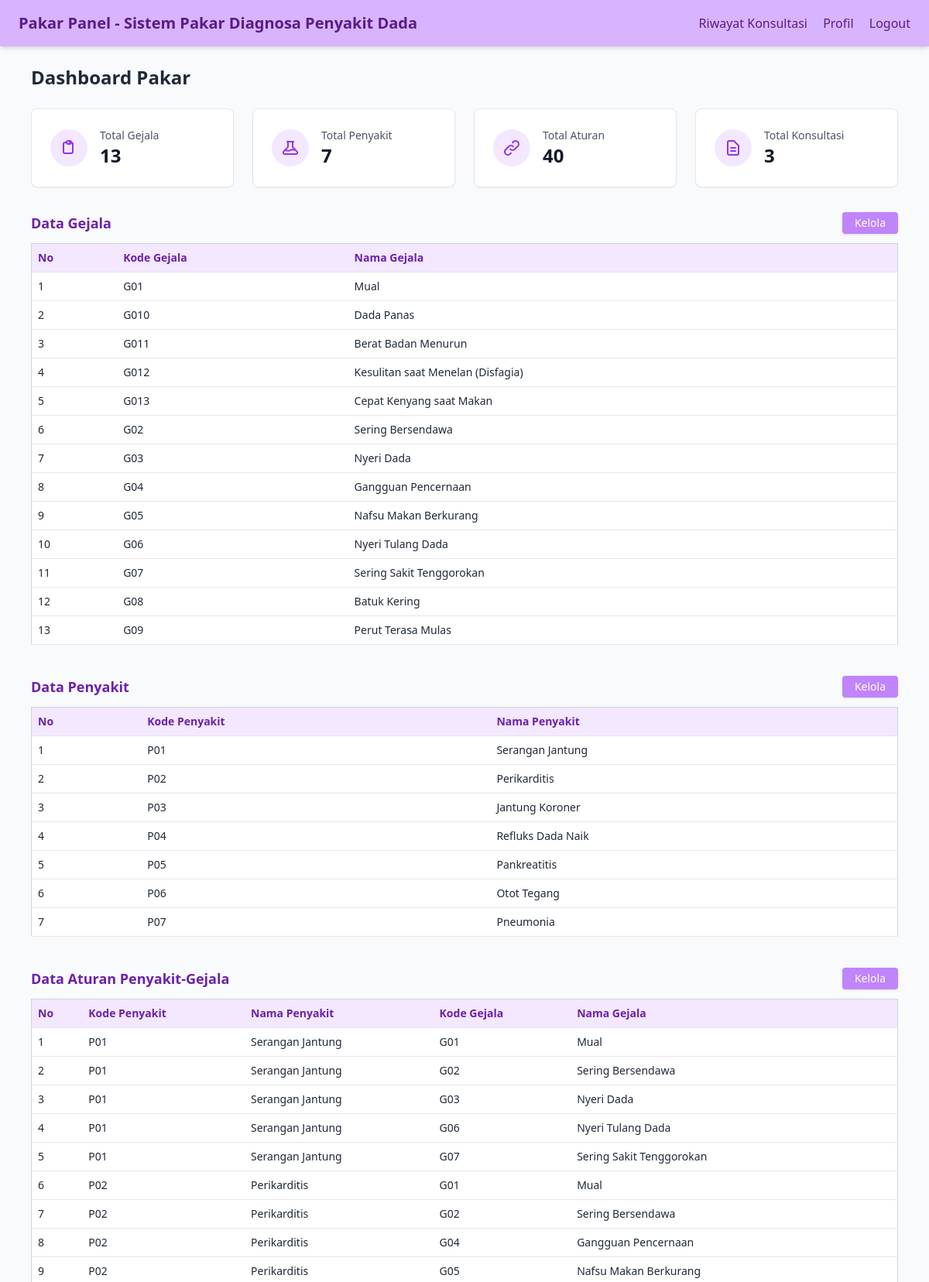
The page /Pakar/dashboard_pakar.php (signed in, upper part) on the database its author committed.
### tables this page shows
CREATE TABLE `gejala` (
  `kode_gejala` varchar(10) NOT NULL,
  `nama_gejala` varchar(255) NOT NULL
);

CREATE TABLE `penyakit` (
  `kode_penyakit` varchar(10) NOT NULL,
  `nama_penyakit` varchar(100) NOT NULL,
  `deskripsi` text,
  `solusi` text
);

CREATE TABLE `penyakit_gejala` (
  `id` int NOT NULL,
  `kode_penyakit` varchar(10) DEFAULT NULL,
  `kode_gejala` varchar(10) DEFAULT NULL
);

### Pakar/dashboard_pakar.php (the view, shortened to what this page needs)
<?php
    include '../Auth/connect.php';
    $gejala = [];
    $resultGejala = $conn->query("SELECT * FROM gejala ORDER BY kode_gejala ASC");
    while ($row = $resultGejala->fetch_assoc()) {
        $gejala[] = $row;
    }
    $penyakit = [];
    $resultPenyakit = $conn->query("SELECT * FROM penyakit ORDER BY kode_penyakit ASC");
    while ($row = $resultPenyakit->fetch_assoc()) {
        $penyakit[] = $row;
    }
    $penyakitGejala = [];
    $resultPenyakitGejala = $conn->query("
        SELECT
            pg.id,
            pg.kode_penyakit,
            pg.kode_gejala,
            p.nama_penyakit,
            g.nama_gejala
        FROM penyakit_gejala pg
        LEFT JOIN penyakit p ON pg.kode_penyakit = p.kode_penyakit
        LEFT JOIN gejala g ON pg.kode_gejala = g.kode_gejala
        ORDER BY pg.kode_penyakit ASC, pg.kode_gejala ASC
    ");
    while ($row = $resultPenyakitGejala->fetch_assoc()) {
        $penyakitGejala[] = $row;
    }
    $totalGejala = count($gejala);
    $totalPenyakit = count($penyakit);
    $totalAturan = count($penyakitGejala);
    $totalKonsultasi = 0;
    $resultKonsultasi = $conn->query("SELECT COUNT(*) as total FROM riwayat_konsultasi");
    if ($resultKonsultasi) {
        $row = $resultKonsultasi->fetch_assoc();
        $totalKonsultasi = $row['total'];
    }
?>
<!DOCTYPE html>
<html lang="id">
    <head>
        <script src="https://cdn.tailwindcss.com"></script>
    </head>
    <body class="bg-gray-50 text-gray-800">
        <nav class="flex items-center justify-between bg-purple-300 text-purple-900 px-6 py-4 shadow-md">
            <h2 class="text-xl font-bold">Pakar Panel - Sistem Pakar Diagnosa Penyakit Dada</h2>
            <div class="space-x-4">
                <a href="riwayat_konsultasi.php" class="hover:underline font-medium">Riwayat Konsultasi</a>
                <a href="profil.php" class="hover:underline font-medium">Profil</a>
                <a href="../Auth/logout.php" class="hover:underline font-medium">Logout</a>
            </div>
        </nav>
        <div class="max-w-6xl mx-auto px-4 py-6">
            <h1 class="text-2xl font-semibold mb-6">Dashboard Pakar</h1>
            <div class="grid grid-cols-1 md:grid-cols-4 gap-6 mb-8">
                <div class="bg-white p-6 rounded-lg shadow-sm border border-gray-200">
                    <div class="flex items-center">
                        <div class="bg-purple-100 p-3 rounded-full">
                            <svg class="w-6 h-6 text-purple-600" fill="none" stroke="currentColor" viewBox="0 0 24 24">
                                <path stroke-linecap="round" stroke-linejoin="round" stroke-width="2" d="M9 5H7a2 2 0 00-2 2v10a2 2 0 002 2h8a2 2 0 002-2V7a2 2 0 00-2-2h-2M9 5a2 2 0 002 2h2a2 2 0 002-2M9 5a2 2 0 012-2h2a2 2 0 012 2"></path>
                            </svg>
                        </div>
                        <div class="ml-4">
                            <p class="text-sm font-medium text-gray-600">Total Gejala</p>
                            <p class="text-2xl font-semibold text-gray-900"><?= $totalGejala ?></p>
                        </div>
                    </div>
                </div>
                <div class="bg-white p-6 rounded-lg shadow-sm border border-gray-200">
                    <div class="flex items-center">
                        <div class="bg-purple-100 p-3 rounded-full">
                        </div>
                        <div class="ml-4">
                            <p class="text-sm font-medium text-gray-600">Total Penyakit</p>
                            <p class="text-2xl font-semibold text-gray-900"><?= $totalPenyakit ?></p>
                        </div>
                    </div>
                </div>
                <div class="bg-white p-6 rounded-lg shadow-sm border border-gray-200">
                    <div class="flex items-center">
                        <div class="bg-purple-100 p-3 rounded-full">
                            <svg class="w-6 h-6 text-purple-600" fill="none" stroke="currentColor" viewBox="0 0 24 24">
                                <path stroke-linecap="round" stroke-linejoin="round" stroke-width="2" d="M13.828 10.172a4 4 0 00-5.656 0l-4 4a4 4 0 105.656 5.656l1.102-1.101m-.758-4.899a4 4 0 005.656 0l4-4a4 4 0 00-5.656-5.656l-1.1 1.1"></path>
                            </svg>
                        </div>
                        <div class="ml-4">
                            <p class="text-sm font-medium text-gray-600">Total Aturan</p>
                            <p class="text-2xl font-semibold text-gray-900"><?= $totalAturan ?></p>
                        </div>
                    </div>
                </div>
                <div class="bg-white p-6 rounded-lg shadow-sm border border-gray-200">
                    <div class="flex items-center">
                        <div class="bg-purple-100 p-3 rounded-full">
                            <svg class="w-6 h-6 text-purple-600" fill="none" stroke="currentColor" viewBox="0 0 24 24">
                                <path stroke-linecap="round" stroke-linejoin="round" stroke-width="2" d="M9 12h6m-6 4h6m2 5H7a2 2 0 01-2-2V5a2 2 0 012-2h5.586a1 1 0 01.707.293l5.414 5.414a1 1 0 01.293.707V19a2 2 0 01-2 2z"></path>
                            </svg>
                        </div>
                        <div class="ml-4">
                            <p class="text-sm font-medium text-gray-600">Total Konsultasi</p>
                            <p class="text-2xl font-semibold text-gray-900"><?= $totalKonsultasi ?></p>
                        </div>
                    </div>
                </div>
            </div>
            <?php
            function render_section($title, $data, $headers, $link, $columns) {
                echo '
                <div class="mb-10">
                    <div class="flex items-center justify-between mb-3">
                        <h2 class="text-lg font-bold text-purple-800">' . $title . '</h2>
                        <a href="' . $link . '" class="bg-purple-400 hover:bg-purple-500 text-white px-4 py-1 rounded shadow text-sm">Kelola</a>
                    </div>
                    <div class="overflow-x-auto">
                        <table class="min-w-full bg-white border border-gray-300 shadow-sm rounded">
                            <thead class="bg-purple-100 text-purple-800">
                                <tr>';
                foreach ($headers as $head) {
                    echo '<th class="p-2 border-b text-left text-sm">' . $head . '</th>';
                }
                echo '</tr></thead><tbody>';
                foreach ($data as $i => $row) {
                    echo '<tr class="hover:bg-purple-50">';
                    echo '<td class="p-2 border-b text-sm">' . ($i + 1) . '</td>';
                    foreach ($columns as $col) {
                        echo '<td class="p-2 border-b text-sm">' . htmlspecialchars($row[$col]) . '</td>';
                    }
                    echo '</tr>';
                }
                echo '</tbody></table></div></div>';
            }
            function render_penyakit_gejala_section($title, $data, $headers, $link) {
                echo '
                <div class="mb-10">
                    <div class="flex items-center justify-between mb-3">
                        <h2 class="text-lg font-bold text-purple-800">' . $title . '</h2>
                        <a href="' . $link . '" class="bg-purple-400 hover:bg-purple-500 text-white px-4 py-1 rounded shadow text-sm">Kelola</a>
                    </div>
                    <div class="overflow-x-auto">
                        <table class="min-w-full bg-white border border-gray-300 shadow-sm rounded">
                            <thead class="bg-purple-100 text-purple-800">
                                <tr>';
                foreach ($headers as $head) {
                    echo '<th class="p-2 border-b text-left text-sm">' . $head . '</th>';
                }
                echo '</tr></thead><tbody>';
                foreach ($data as $i => $row) {
                    echo '<tr class="hover:bg-purple-50">';
                    echo '<td class="p-2 border-b text-sm">' . ($i + 1) . '</td>';
                    echo '<td class="p-2 border-b text-sm">' . htmlspecialchars($row['kode_penyakit']) . '</td>';
                    echo '<td class="p-2 border-b text-sm">' . htmlspecialchars($row['nama_penyakit'] ?? '-') . '</td>';
                    echo '<td class="p-2 border-b text-sm">' . htmlspecialchars($row['kode_gejala']) . '</td>';
                    echo '<td class="p-2 border-b text-sm">' . htmlspecialchars($row['nama_gejala'] ?? '-') . '</td>';
                    echo '</tr>';
                }
                echo '</tbody></table></div></div>';
            }
            render_section('Data Gejala', $gejala, ['No', 'Kode Gejala', 'Nama Gejala'], 'gejala.php', ['kode_gejala', 'nama_gejala']);
            render_penyakit_gejala_section('Data Aturan Penyakit-Gejala', $penyakitGejala, ['No', 'Kode Penyakit', 'Nama Penyakit', 'Kode Gejala', 'Nama Gejala'], 'penyakit_gejala.php');
            ?>
        </div>
    </body>
</html>

### rows shown on the page
gejala: kode_gejala "G01", nama_gejala "Mual"
gejala: kode_gejala "G010", nama_gejala "Dada Panas"
gejala: kode_gejala "G011", nama_gejala "Berat Badan Menurun"
gejala: kode_gejala "G012", nama_gejala "Kesulitan saat Menelan (Disfagia)"
gejala: kode_gejala "G013", nama_gejala "Cepat Kenyang saat Makan"
gejala: kode_gejala "G02", nama_gejala "Sering Bersendawa"
gejala: kode_gejala "G03", nama_gejala "Nyeri Dada"
gejala: kode_gejala "G04", nama_gejala "Gangguan Pencernaan"
gejala: kode_gejala "G05", nama_gejala "Nafsu Makan Berkurang"
gejala: kode_gejala "G06", nama_gejala "Nyeri Tulang Dada"
gejala: kode_gejala "G07", nama_gejala "Sering Sakit Tenggorokan"
gejala: kode_gejala "G08", nama_gejala "Batuk Kering"
gejala: kode_gejala "G09", nama_gejala "Perut Terasa Mulas"
penyakit: kode_penyakit "P01", nama_penyakit "Serangan Jantung"
penyakit: kode_penyakit "P02", nama_penyakit "Perikarditis"
penyakit: kode_penyakit "P03", nama_penyakit "Jantung Koroner"
penyakit: kode_penyakit "P04", nama_penyakit "Refluks Dada Naik"
penyakit: kode_penyakit "P05", nama_penyakit "Pankreatitis"
penyakit: kode_penyakit "P06", nama_penyakit "Otot Tegang"
penyakit: kode_penyakit "P07", nama_penyakit "Pneumonia"
penyakit_gejala: kode_penyakit "P01", kode_penyakit.nama_penyakit "Serangan Jantung", kode_gejala "G01", kode_gejala.nama_gejala "Mual"
penyakit_gejala: kode_penyakit "P01", kode_penyakit.nama_penyakit "Serangan Jantung", kode_gejala "G02", kode_gejala.nama_gejala "Sering Bersendawa"
penyakit_gejala: kode_penyakit "P01", kode_penyakit.nama_penyakit "Serangan Jantung", kode_gejala "G03", kode_gejala.nama_gejala "Nyeri Dada"
penyakit_gejala: kode_penyakit "P01", kode_penyakit.nama_penyakit "Serangan Jantung", kode_gejala "G06", kode_gejala.nama_gejala "Nyeri Tulang Dada"
penyakit_gejala: kode_penyakit "P01", kode_penyakit.nama_penyakit "Serangan Jantung", kode_gejala "G07", kode_gejala.nama_gejala "Sering Sakit Tenggorokan"
penyakit_gejala: kode_penyakit "P02", kode_penyakit.nama_penyakit "Perikarditis", kode_gejala "G01", kode_gejala.nama_gejala "Mual"
penyakit_gejala: kode_penyakit "P02", kode_penyakit.nama_penyakit "Perikarditis", kode_gejala "G02", kode_gejala.nama_gejala "Sering Bersendawa"
penyakit_gejala: kode_penyakit "P02", kode_penyakit.nama_penyakit "Perikarditis", kode_gejala "G04", kode_gejala.nama_gejala "Gangguan Pencernaan"
penyakit_gejala: kode_penyakit "P02", kode_penyakit.nama_penyakit "Perikarditis", kode_gejala "G05", kode_gejala.nama_gejala "Nafsu Makan Berkurang"

### other values the page prints
$totalGejala "13"
$totalPenyakit "7"
$totalAturan "40"
$totalKonsultasi "3"
$title "Data Gejala Data Penyakit"
$head "No"
$head "Kode Gejala"
$head "Nama Gejala"
$head "Kode Penyakit"
$head "Nama Penyakit"
$title "Data Aturan Penyakit-Gejala"
